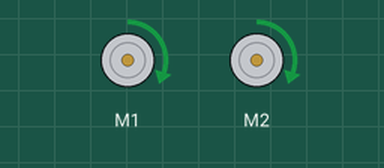
A sketch run on a simulated Arduino Leonardo, built with avr-gcc and run on an emulated ATmega32U4. On the bench: 2 × DC motor (green arrow = forward, orange = backward, longer = faster).

Above: at 0.2 s.
At 1.8 s:
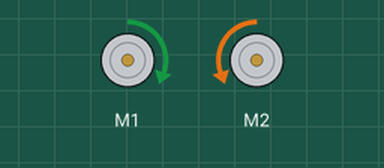
At 3.0 s:
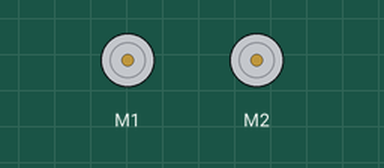
Timing chart, 0 to 4.9 s (numbered marks = the images above):
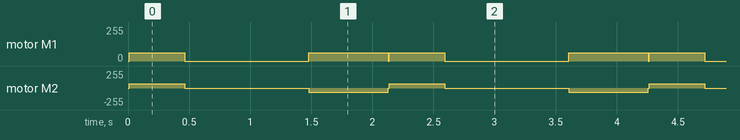

The sketch:

romi32u4_advanced_410.ino
```cpp
// snippet: romi32u4_advanced_410
// tags: romi32u4
// boards: romi32u4
// library: Romi32U4
// description: Implement a stop-and-go sequence: drive forward for 500 encoder ticks, stop for 1 second, turn 90…
// prompts: implement, stop-and-go, sequence, drive, forward, encoder
// verified: compile-only
// source: kd-generated (id 410)
// exact-include: Romi32U4.h

#include <Romi32U4.h>

Romi32U4Motors motors;
Romi32U4Encoders encoders;

void setup() {
  Serial.begin(9600);
}

void loop() {
  static unsigned long prevMs = 0;
  static int16_t forwardTicks = 500;
  static int16_t turnTicks = 725;   // 90° spin ~= 725 counts per wheel (pi/2 * 70.5mm track radius / 0.153mm-per-count)
  static int16_t currentTicks = 0;
  static int16_t stopTime = 1000;  // 1 second
  static unsigned long stopStartTime = 0;
  static int16_t turnCount = 0;
  static int16_t maxTurns = 4;
  static int16_t prevLeft = 0;
  static int16_t prevRight = 0;
  static enum { FWD, STOP, TURN, DONE } state = FWD;

  if (millis() - prevMs >= 10) {
    prevMs = millis();

    int16_t left  = encoders.getCountsLeft();
    int16_t right = encoders.getCountsRight();
    int16_t dL = left - prevLeft;
    int16_t dR = right - prevRight;
    prevLeft = left;
    prevRight = right;
    // Forward motion: wheels agree, average them. Spin: wheels oppose, so the
    // average is ~0 — use the half-difference instead or the turn never finishes.
    int16_t deltaFwd  = (dL + dR) / 2;
    int16_t deltaTurn = (dL - dR) / 2;

    switch (state) {
      case FWD:
        motors.setSpeeds(100, 100);
        currentTicks += deltaFwd;
        if (currentTicks >= forwardTicks) {
          motors.setSpeeds(0, 0);
          stopStartTime = millis();
          currentTicks = 0;
          state = STOP;
        }
        break;
      case STOP:
        motors.setSpeeds(0, 0);
        if (millis() - stopStartTime >= stopTime) {
          if (turnCount < maxTurns) state = TURN;
          else state = DONE;
        }
        break;
      case TURN:
        motors.setSpeeds(100, -100);
        currentTicks += deltaTurn;
        if (currentTicks >= turnTicks) {
          motors.setSpeeds(0, 0);
          currentTicks = 0;
          turnCount++;
          state = (turnCount >= maxTurns) ? DONE : FWD;
        }
        break;
      case DONE:
        motors.setSpeeds(0, 0);
        return;
    }
  }
}
```

Measured:
- by itself, motor M1: repeats every 2.1 s: stopped 1.0 s, forward 63/255 0.65 s, stopped 0.01 s, forward 63/255 0.45 s, until it stays stopped from 8.5 s
- by itself, motor M2: repeats every 2.1 s: stopped 1.0 s, backward 63/255 0.65 s, stopped 0.01 s, forward 63/255 0.45 s, until it stays stopped from 8.5 s
